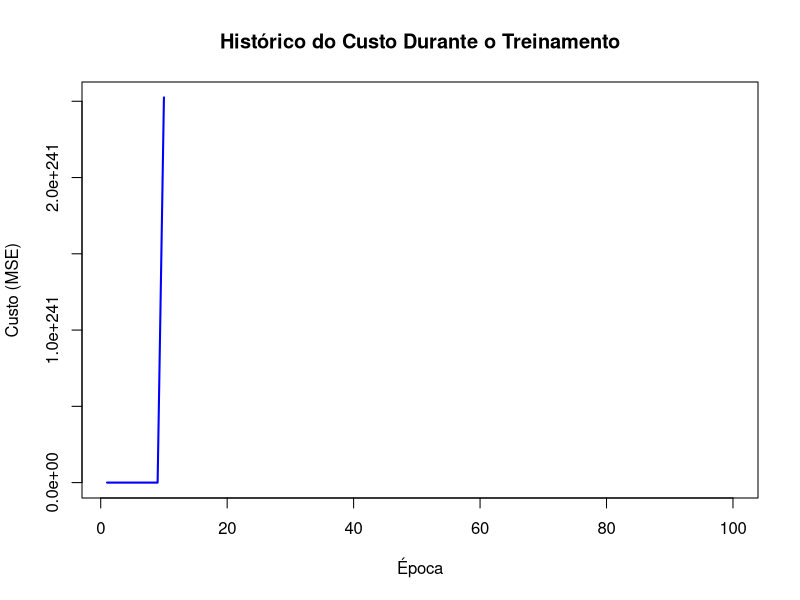
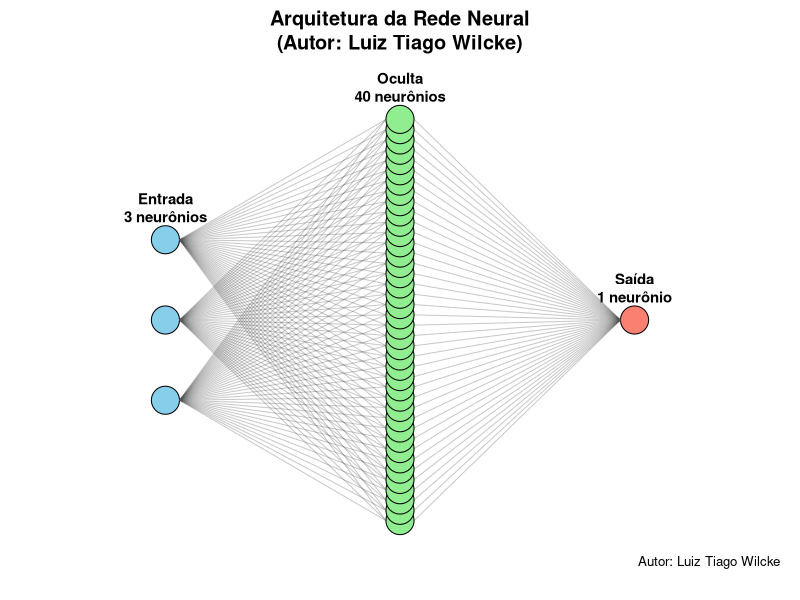

Source code (R) for these figures, in order:
##############################################
# 1. SIMULAÇÃO E PRE-PROCESSAMENTO DOS DADOS
##############################################
# Seja n o número de amostras:
n <- 1000

# Geramos as variáveis explicativas:
# PIB \sim U(1000, 5000)
PIB <- runif(n, min = 1000, max = 5000)
# População \sim U(1e6, 1e7)
Populacao <- runif(n, min = 1e6, max = 1e7)
# Investimentos \sim U(50, 200) (em milhões)
Investimentos <- runif(n, min = 50, max = 200)

# A variável resposta (taxa de desemprego) é definida como:
#
#   Y = 0.05 * PIB - 0.000001 * População + 0.2 * Investimentos + \epsilon,
#
# onde \epsilon \sim \mathcal{N}(0, 5^2)
Desemprego <- 0.05 * PIB - 0.000001 * Populacao + 0.2 * Investimentos + 
  rnorm(n, mean = 0, sd = 5)

# Criação do data frame para facilitar a manipulação dos dados:
dados <- data.frame(PIB, Populacao, Investimentos, Desemprego)
cat("Visualização das primeiras linhas dos dados:\n")
print(head(dados))

# Carregando o pacote dplyr para manipulação dos dados:
library(dplyr)
variaveis <- dados %>% select(PIB, Populacao, Investimentos)
resposta <- dados$Desemprego

# Normalização dos dados utilizando o z-score:
# Para cada variável, seja X, temos:
#
#   \tilde{X} = \frac{X - \mu_X}{\sigma_X},
#
# onde \mu_X é a média e \sigma_X é o desvio padrão.
media <- apply(variaveis, 2, mean)
desvio <- apply(variaveis, 2, sd)
variaveis_normalizadas <- scale(variaveis, center = media, scale = desvio)
variaveis_normalizadas <- as.matrix(variaveis_normalizadas)

# Dividindo o conjunto de dados em treino (80%) e teste (20%):
indices <- sample(1:n, size = 0.8 * n)
x_treino <- variaveis_normalizadas[indices, ]
x_teste <- variaveis_normalizadas[-indices, ]
y_treino <- matrix(resposta[indices], ncol = 1)
y_teste <- matrix(resposta[-indices], ncol = 1)

##############################################
# 2. DEFINIÇÃO MATEMÁTICA E IMPLEMENTAÇÃO DA REDE NEURAL
##############################################
# Nossa rede neural é estruturada da seguinte forma:
#
#   - Camada de Entrada: 3 neurônios (variáveis: PIB, População, Investimentos)
#   - Camada Oculta: 40 neurônios com função de ativação ReLU
#   - Camada de Saída: 1 neurônio com ativação linear (para regressão)
#
# Seja:
#   X \in \mathbb{R}^{n \times d}, onde d=3,
#   W^{(1)} \in \mathbb{R}^{d \times h} (pesos da camada oculta, h=40),
#   b^{(1)} \in \mathbb{R}^{1 \times h} (bias da camada oculta),
#   W^{(2)} \in \mathbb{R}^{h \times 1} (pesos da camada de saída),
#   b^{(2)} \in \mathbb{R}^{1 \times 1} (bias da camada de saída).
#
# A propagação direta (forward propagation) é definida por:
#
#   Z^{(1)} = X W^{(1)} + b^{(1)}   \quad  (n \times h)
#   A^{(1)} = \phi(Z^{(1)}), \quad \text{onde } \phi(x) = \max(0, x) \; (\text{ReLU})
#   Z^{(2)} = A^{(1)} W^{(2)} + b^{(2)} \quad (n \times 1)
#   \hat{Y} = Z^{(2)} \quad (\text{saída linear})
#
# O custo é medido pelo Erro Quadrático Médio (MSE):
#
#   J = \frac{1}{n} \sum_{i=1}^{n} (\hat{y}_i - y_i)^2.
#
# As derivadas necessárias para o algoritmo de retropropagação (backpropagation)
# são obtidas a partir da diferenciação das funções de custo e ativação.

# Função de ativação ReLU e sua derivada:
relu <- function(x) {
  # Função: \phi(x) = \max(0, x)
  m <- pmax(0, x)
  dim(m) <- dim(x)  # preserva a forma original
  return(m)
}
d_relu <- function(x) {
  # Derivada da ReLU:
  # \phi'(x) =
  #   \begin{cases}
  #      1, & \text{se } x > 0, \\
  #      0, & \text{caso contrário.}
  #   \end{cases}
  m <- ifelse(x > 0, 1, 0)
  dim(m) <- dim(x)
  return(m)
}

# Especificações da rede:
input_dim  <- ncol(x_treino)  # d = 3
hidden_dim <- 40             # h = 40
output_dim <- 1              # saída = 1

# Função para inicializar pesos de forma aleatória (distribuição Normal):
inicializa_pesos <- function(linhas, colunas) {
  # \theta \sim \mathcal{N}(0, 0.1^2)
  matrix(rnorm(linhas * colunas, mean = 0, sd = 0.1), nrow = linhas, ncol = colunas)
}

# Inicializando os parâmetros:
# Pesos e bias para a camada oculta:
W1 <- inicializa_pesos(input_dim, hidden_dim)  # W^{(1)} \in \mathbb{R}^{3 \times 40}
b1 <- matrix(0, nrow = 1, ncol = hidden_dim)     # b^{(1)} \in \mathbb{R}^{1 \times 40}

# Pesos e bias para a camada de saída:
W2 <- inicializa_pesos(hidden_dim, output_dim)   # W^{(2)} \in \mathbb{R}^{40 \times 1}
b2 <- matrix(0, nrow = 1, ncol = output_dim)       # b^{(2)} \in \mathbb{R}^{1 \times 1}

# Parâmetros de treinamento:
epocas <- 100
taxa_aprendizado <- 0.01
n_treino <- nrow(x_treino)
hist_error <- numeric(epocas)

# ------------------------------
# Algoritmo de Gradiente Descendente (Batch)
# ------------------------------
for (epoca in 1:epocas) {
  
  # 1. Propagação Direta (Forward Propagation)
  # Cálculo da ativação da camada oculta:
  #   Z^{(1)} = X W^{(1)} + b^{(1)}
  z1 <- x_treino %*% W1 + matrix(b1, nrow = n_treino, ncol = hidden_dim, byrow = TRUE)
  # Aplicação da função ReLU:
  a1 <- relu(z1)
  
  # Cálculo da camada de saída:
  #   Z^{(2)} = A^{(1)} W^{(2)} + b^{(2)}
  z2 <- a1 %*% W2 + matrix(b2, nrow = n_treino, ncol = output_dim, byrow = TRUE)
  y_pred <- z2  # Saída linear: \hat{Y} = Z^{(2)}
  
  # 2. Cálculo do Custo (Erro Quadrático Médio)
  #   J = \frac{1}{n} \sum_{i=1}^{n} (\hat{y}_i - y_i)^2
  erro <- y_pred - y_treino
  custo <- mean(erro^2)
  hist_error[epoca] <- custo
  
  # 3. Retropropagação (Backpropagation)
  #
  # Derivada do custo em relação à saída:
  #   \frac{\partial J}{\partial Z^{(2)}} = \frac{2}{n}(Z^{(2)} - Y)
  dz2 <- (2 / n_treino) * erro
  
  # Gradiente para W^{(2)}:
  #   \frac{\partial J}{\partial W^{(2)}} = (A^{(1)})^T dz2
  dW2 <- t(a1) %*% dz2
  # Gradiente para b^{(2)} (soma sobre as linhas):
  db2 <- colSums(dz2)
  
  # Propagação do gradiente para a camada oculta:
  #   da^{(1)} = dz2 (W^{(2)})^T
  da1 <- dz2 %*% t(W2)
  # Aplicando a derivada da função ReLU:
  #   dz^{(1)} = da^{(1)} \odot \phi'(z^{(1)}), onde \odot é o produto elemento a elemento
  dz1 <- da1 * d_relu(z1)
  
  # Gradiente para W^{(1)}:
  #   \frac{\partial J}{\partial W^{(1)}} = (X)^T dz^{(1)}
  dW1 <- t(x_treino) %*% dz1
  # Gradiente para b^{(1)}:
  db1 <- colSums(dz1)
  
  # 4. Atualização dos Parâmetros (Regra do Gradiente Descendente):
  #   \theta = \theta - \eta \nabla_\theta J
  W2 <- W2 - taxa_aprendizado * dW2
  b2 <- b2 - taxa_aprendizado * db2
  W1 <- W1 - taxa_aprendizado * dW1
  b1 <- b1 - taxa_aprendizado * db1
  
  if (epoca %% 10 == 0) {
    cat(sprintf("Época %d - Custo (MSE): %.4f\n", epoca, custo))
  }
}

# Visualização do histórico do custo ao longo do treinamento:
plot(1:epocas, hist_error, type = "l", col = "blue", lwd = 2,
     xlab = "Época", ylab = "Custo (MSE)",
     main = "Histórico do Custo Durante o Treinamento")

##############################################
# 3. AVALIAÇÃO NO CONJUNTO DE TESTE
##############################################
n_teste <- nrow(x_teste)
# Propagação direta para as amostras de teste:
z1_teste <- x_teste %*% W1 + matrix(b1, nrow = n_teste, ncol = hidden_dim, byrow = TRUE)
a1_teste <- relu(z1_teste)
z2_teste <- a1_teste %*% W2 + matrix(b2, nrow = n_teste, ncol = output_dim, byrow = TRUE)
y_teste_pred <- z2_teste

# Cálculo do erro e do MSE:
erro_teste <- y_teste_pred - y_teste
mse_teste <- mean(erro_teste^2)
cat("Erro Quadrático Médio (MSE) no conjunto de teste:", mse_teste, "\n")

##############################################
# 4. DESENHO DA ARQUITETURA DA REDE NEURAL (VISUALIZAÇÃO ESTILO CLÁSSICO)
##############################################
desenhar_rede_neural <- function() {
  # Configuração do dispositivo gráfico:
  par(mar = c(1, 1, 3, 1), bg = "white")
  
  # Cria um plot em branco que servirá de tela:
  plot(0, type = "n", xlim = c(0, 6), ylim = c(0, 6),
       axes = FALSE, xlab = "", ylab = "",
       main = "Arquitetura da Rede Neural\n(Autor: Luiz Tiago Wilcke)",
       cex.main = 1.2, font.main = 2)
  
  # Definindo as posições horizontais (x) para cada camada:
  x_input  <- 1
  x_hidden <- 3
  x_output <- 5
  
  # Definindo as posições verticais (y) para os neurônios de cada camada:
  y_input  <- seq(2, 4, length.out = 3)        # 3 neurônios de entrada
  y_hidden <- seq(0.5, 5.5, length.out = 40)      # 40 neurônios na camada oculta
  y_output <- 3                                 # 1 neurônio na saída
  
  # Função auxiliar para desenhar neurônios usando círculos:
  desenhar_neuronios <- function(x, ys, cor_fundo, cor_borda = "black", raio = 0.12) {
    symbols(x = rep(x, length(ys)), y = ys, circles = rep(raio, length(ys)),
            inches = FALSE, add = TRUE, fg = cor_borda, bg = cor_fundo)
  }
  
  # Desenha cada camada com cores diferenciadas:
  desenhar_neuronios(x_input, y_input, cor_fundo = "skyblue")
  text(x_input, max(y_input) + 0.4, "Entrada\n3 neurônios", cex = 0.9, font = 2)
  
  desenhar_neuronios(x_hidden, y_hidden, cor_fundo = "lightgreen")
  text(x_hidden, max(y_hidden) + 0.4, "Oculta\n40 neurônios", cex = 0.9, font = 2)
  
  desenhar_neuronios(x_output, y_output, cor_fundo = "salmon")
  text(x_output, y_output + 0.4, "Saída\n1 neurônio", cex = 0.9, font = 2)
  
  # Desenha as conexões entre as camadas:
  # Ajustando a transparência da cor das linhas
  cor_linha <- grDevices::adjustcolor("gray30", alpha.f = 0.3)
  
  # Conexões da camada de entrada para a oculta:
  for (yin in y_input) {
    for (yhid in y_hidden) {
      segments(x_input + 0.12, yin, x_hidden - 0.12, yhid, col = cor_linha)
    }
  }
  
  # Conexões da camada oculta para a saída:
  for (yhid in y_hidden) {
    segments(x_hidden + 0.12, yhid, x_output - 0.12, y_output, col = cor_linha)
  }
  
  # Rótulo do autor no rodapé:
  mtext("Autor: Luiz Tiago Wilcke", side = 1, line = -1.5, cex = 0.8, adj = 1)
}

# Exibe o diagrama da rede neural:
desenhar_rede_neural()

